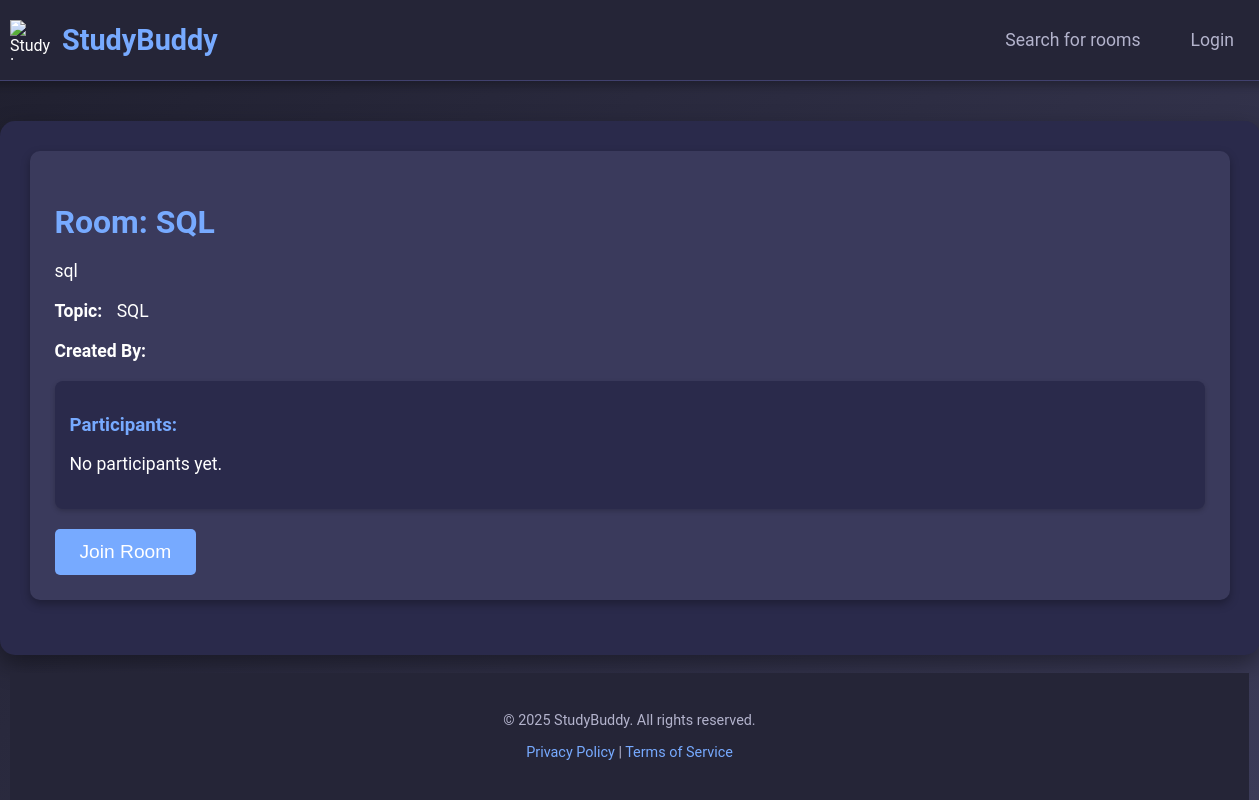
Before: /roomdetail/1/ (signed in) with the older database file.
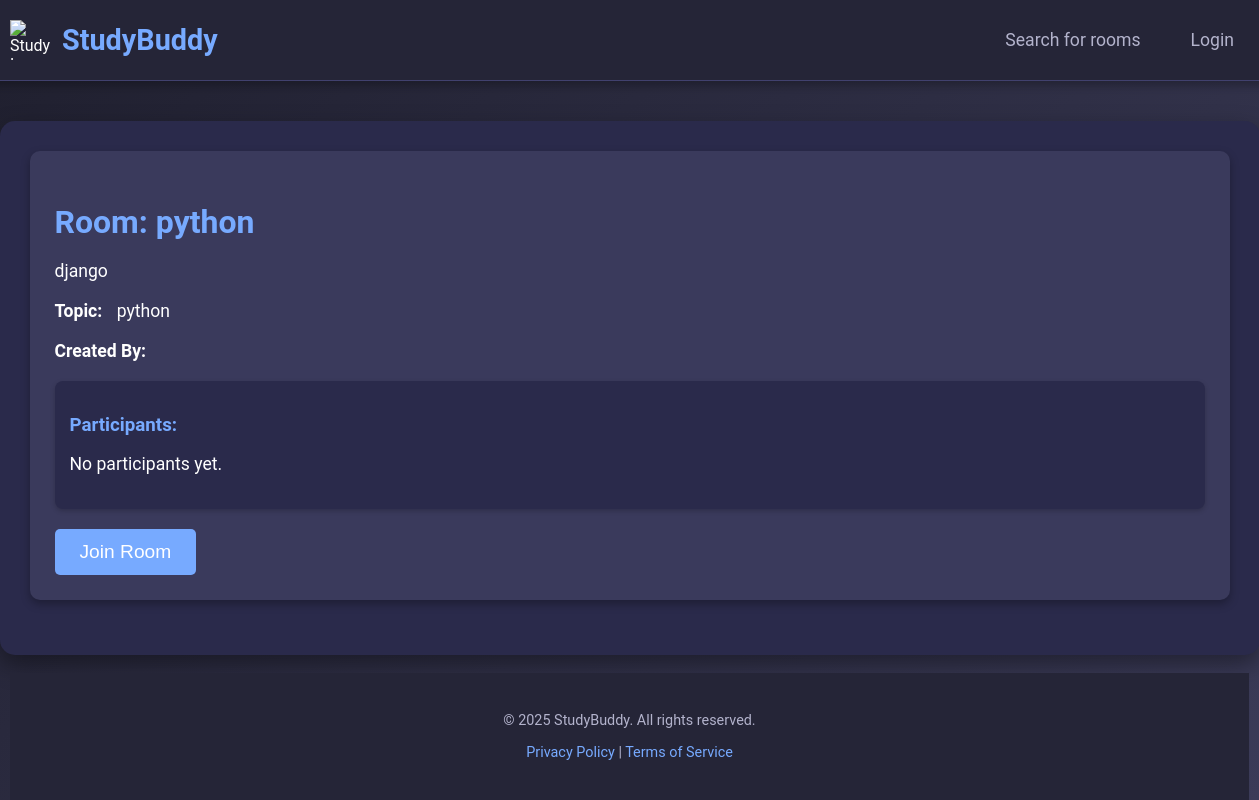
After: the same page with the newer database file.
### clients/models.py (models this page shows, shortened)
class Room(models.Model):
    roomid=models.AutoField(primary_key=True)
    name=models.CharField(max_length=50)
    roomdescription=models.TextField()
    updatetime=models.DateTimeField(auto_now=True,null=True)
    createdtime=models.DateTimeField(auto_now_add=True)
    clientid=models.ForeignKey(registration,on_delete=models.CASCADE)
    capacity = models.IntegerField(null=True, blank=True)
    participants=models.ManyToManyField(registration,related_name='participants')

### clients/views.py (the view)
# urls.py: path('roomdetail/<int:id>/',views.roomdetail,name="roomdetail"),
def roomdetail(request,id):
    if not request.session.get("id"):
        return redirect('login')
    room=Room.objects.get(roomid=id)
    return render(request, "clients/roomdetail.html",{"room":room})

### clients/templates/clients/roomdetail.html (shortened to what this page needs)
<!DOCTYPE html>
<html lang="en">
<head>
</head>
<body>
    <div class="header">
        <div class="logo">
            <img src="logo.png" alt="StudyBuddy Logo">
            <span>StudyBuddy</span>
        </div>
        <nav>
            <a href="#">Search for rooms</a>
            <a href="#">Login</a>
        </nav>
    </div>
    <div class="container">
        <div class="room-detail">
            <h2>Room: {{ room.name }}</h2>
            <p>{{ room.roomdescription }}</p>
            <div class="room-info">
                <p><span>Topic:</span> {{ room.name }}</p>
                <p><span>Created By:</span> {{ room.creator }}</p>
            </div>
            <div class="participants">
                <h3>Participants:</h3>
                <ul>
                    {% for participant in participants %}
                        <li>{{ participant.name }}</li>
                    {% empty %}
                        <p>No participants yet.</p>
                    {% endfor %}
                </ul>
            </div>
            <button class="join-room-button">Join Room</button>
        </div>
    </div>
    <div class="footer">
        <p>&copy; 2025 StudyBuddy. All rights reserved.</p>
        <p>
            <a href="#">Privacy Policy</a> | <a href="#">Terms of Service</a>
        </p>
    </div>
</body>
</html>

Changed rows visible on the page:
changed Room: name "SQL" → "python"; roomdescription "sql" → "django"
